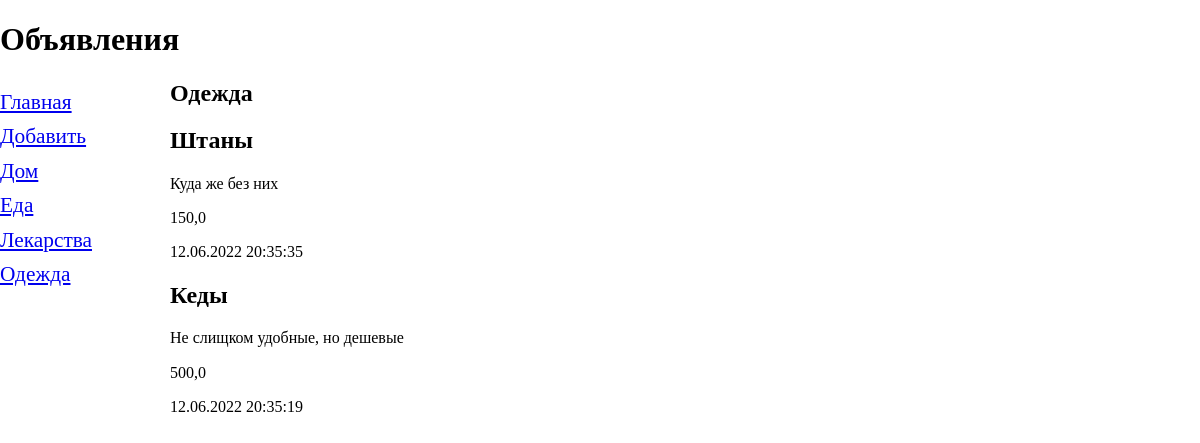
Page /bboard/3 on the committed database.
### bboard/models.py (models this page shows, shortened)
class Rubric(models.Model):
    name = models.CharField(max_length=50, db_index=True, verbose_name="Название")
    class Meta:
        verbose_name_plural = "Рубрика"
        verbose_name = "Рубрика"
        ordering = ["name"]

class Bb(models.Model):
    rubric = models.ForeignKey(
        "Rubric", null=True, on_delete=models.PROTECT, verbose_name="Рубрика"
    )
    title = models.CharField(max_length=50, verbose_name="Товар")
    content = models.TextField(null=True, blank=True, verbose_name="Описание")
    price = models.FloatField(null=True, blank=True, verbose_name="Цена")
    published = models.DateTimeField(
        auto_now_add=True, db_index=True, verbose_name="Дата публикации"
    )
    class Meta:
        verbose_name_plural = "Объявления"
        verbose_name = "Объявление"
        ordering = ["-published"]

### bboard/views.py (the view)
# urls.py: path("<int:rubric_id>", BbRubricView.as_view(), name="by_rubric"),
class BbRubricView(ListView):
    context_object_name = "bbs"
    model = Bb
    def get_queryset(self):
        return Bb.objects.filter(rubric=self.kwargs["rubric_id"])
    def get_context_data(self, *, object_list=None, **kwargs):
        context = super(BbRubricView, self).get_context_data()
        context["rubrics"] = Rubric.objects.all()
        context["current_rubric"] = Rubric.objects.get(pk=self.kwargs["rubric_id"])
        return context

### bboard/templates/bboard/bb_list.html (shortened to what this page needs)
{% extends "layout/basic.html" %}
{% block content %}
        <h2>{{ current_rubric.name }}</h2>
{% for bb in bbs %}
    <div>
        <h2>{{ bb.title }}</h2>
        <p>{{ bb.content }}</p>
        <p>{{ bb.price }}</p>
        <p>{{ bb.published|date:"d.m.Y H:i:s" }}</p>
    </div>
{% endfor %}
{% endblock %}

### bboard/templates/layout/basic.html (shortened to what this page needs)
{% load static %}
<!DOCTYPE html>
<html lang="en">
<head>
    <link rel="stylesheet" type="text/css" href="{% static "bboard/style.css" %}">
</head>
<body>
<H1>Объявления</H1>
<nav>
    <a href="{% url 'index' %}">Главная</a>
    <a href="{% url 'add' %}">Добавить</a>
    {% for rubric in rubrics %}
        <a href="{% url 'by_rubric' rubric.pk %}">{{ rubric.name }}</a>
    {% endfor %}
</nav>
<section>
{% block content %}
{% endblock %}
</section>
</body>
</html>

### bboard/static/bboard/style.css (style rules this page uses)
html { line-height: 1.15; -webkit-text-size-adjust: 100%; }
body { margin: 0; }
h1 { font-size: 2em; margin: 0.67em 0; }
a { background-color: transparent; }
nav { font-size: 16pt; width: 150px; float: left; }
nav a { display: block; margin: 10px 0; }
section { margin-left: 170px; }

### rows in the picture
Rubric: name "Дом"
Rubric: name "Еда"
Rubric: name "Лекарства"
Rubric: name "Одежда"
Bb: title "Штаны", content "Куда же без них", price "150,0", published "12.06.2022 20:35:35"
Bb: title "Кеды", content "Не слищком удобные, но дешевые", price "500,0", published "12.06.2022 20:35:19"
